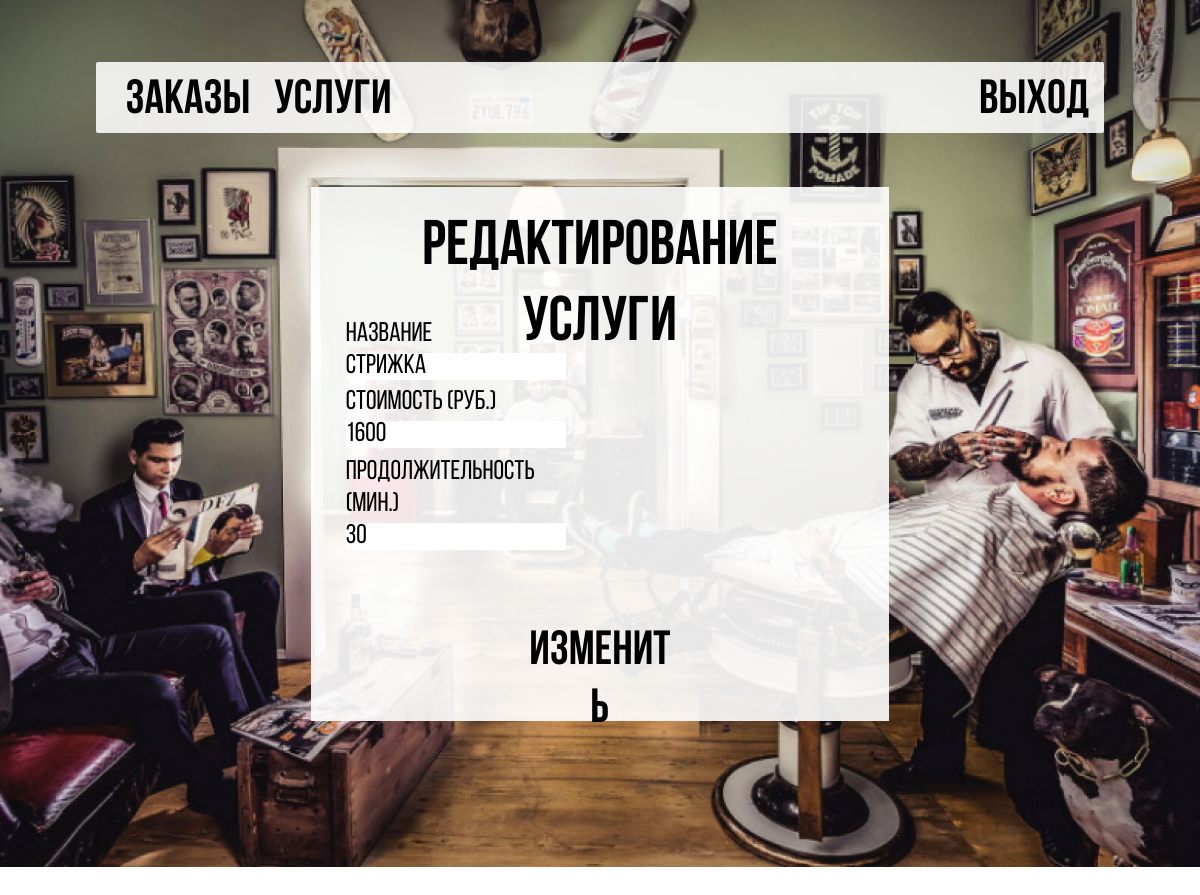
/edit_service.html/1, run on the app's committed database.
### courseapp/models.py (models this page shows)
class Service(models.Model):
    name = models.CharField(max_length=30)
    price = models.IntegerField(default=0)
    lead_time = models.IntegerField(default=0)

### courseapp/views.py (the view, shortened to what this page needs)
# urls.py: path('edit_service.html/<int:service_id>', EditService.as_view()),
class EditService(View):
    def get(self, request, service_id):
        service = get_service_by_id(service_id)
        context = {
            "service": service,
        }
        return render(request, 'edit_service.html', context=context)

### courseapp/pythonScripts/getData.py (called while the page is built)
def get_service_by_id(service_id):
    service = Service.objects.get(id=service_id)
    return service

### courseapp/templates/edit_service.html (shortened to what this page needs)
<!DOCTYPE html>
<html class="nojs html css_verticalspacer" lang="ru-RU">
 <head>
  <link rel="stylesheet" type="text/css" href="../static/css/site_global.css?crc=444006867"/>
  <link rel="stylesheet" type="text/css" href="../static/css/edit_service.css?crc=449565911" id="pagesheet"/>
 </head>
 <body>
  <div class="clearfix borderbox" id="page">
   <div class="browser_width colelem" id="u1957-bw">
    <div class="museBGSize" id="u1957">
     <div class="clearfix" id="u1957_align_to_page">
      <div class="clearfix colelem" id="pu1956">
       <div class="grpelem" id="u1956"></div>
       <a class="nonblock nontext clearfix grpelem" id="u1964-4" href="index.html"><p id="u1964-2">заказы</p></a>
       <a class="nonblock nontext clearfix grpelem" id="u1960-4" href="index.html"><p id="u1960-2">услуги</p></a>
       <a class="nonblock nontext transition grpelem" id="u1959" href="../admin_page.html"></a>
       <a class="nonblock nontext transition grpelem" id="u1954" href="../admin_page_services.html"></a>
       <div class="clearfix grpelem" id="u1968-4">
        <p id="u1968-2">выход</p>
       </div>
       <a class="nonblock nontext transition grpelem" id="u1970" href="/"></a>
      </div>
      <form method="post" action="">
      <div class="clearfix colelem" id="pu1967">
       <div class="grpelem" id="u1967"></div>
       <div class="clearfix grpelem" id="u1971-4">
        <p id="u1971-2">редактирование услуги</p>
       </div>
       <div class="clearfix grpelem" id="u1955-4">
        <p><span id="u1955">название</span></p>
        <input type="text" name="service_name" id="service_name" value="{{ service.name }}">
       </div>
       <div class="clearfix grpelem" id="u1963-4">
        <p><span id="u1963">стоимость (руб.)</span></p>
        <input type="number" name="service_price" id="service_price" value="{{ service.price }}">
       </div>
       <div class="clearfix grpelem" id="u1962-4">
        <p><span id="u1962">продолжительность (мин.)</span></p>
        <input type="number" name="service_dur" id="service_dur" value="{{ service.lead_time }}">
       </div>
       <div class="nonblock nontext clearfix grpelem" id="u1966-4"><p id="u1966-2">изменить</p></div>
       <input type="submit" class="nonblock nontext transition grpelem" id="u1965" value="">
      </div>
      </form>
     </div>
    </div>
   </div>
  </div>
   </body>
</html>

### courseapp/static/css/site_global.css (style rules this page uses)
html { min-height: 100%; min-width: 100%; -ms-text-size-adjust: none; }
body, div, dl, dt, dd, ul, ol, li, nav, h1, h2, h3, h4, h5, h6, pre, code, form, fieldset, legend, input, button, textarea, p, blockquote, th, td, a { margin: 0px; padding: 0px; border-width: 0px; border-style: solid; border-color: transparent; -webkit-transform-origin: left top; -ms-transform-origin: left top; -o-transform-origin: left top; transform-origin: left top; background-repeat: no-repeat; }
.transition { -webkit-transition-property: background-image, background-position, background-color, border-color, border-radius, color, font-size, font-style, font-weight, letter-spacing, line-height, text-align, box-shadow, text-shadow, opacity; transition-property: background-image, background-position, background-color, border-color, border-radius, color, font-size, font-style, font-weight, letter-spacing, line-height, text-align, box-shadow, text-shadow, opacity; }
input, button, textarea, select, optgroup, option { font-family: inherit; font-size: inherit; font-style: inherit; font-weight: inherit; }
body { font-family: Arial, Helvetica Neue, Helvetica, sans-serif; text-align: left; font-size: 14px; line-height: 17px; word-wrap: break-word; text-rendering: optimizeLegibility; -moz-font-feature-settings: 'liga'; -ms-font-feature-settings: 'liga'; -webkit-font-feature-settings: 'liga'; font-feature-settings: 'liga'; }
a:link { color: #0000FF; text-decoration: underline; }
a.nontext { color: black; text-decoration: none; font-style: normal; font-weight: normal; }
.colelem { display: inline; float: left; clear: both; }
.clearfix:after { content: "\0020"; visibility: hidden; display: block; height: 0px; clear: both; }
.MenuBar .SubMenuVisible, .MenuBarVertical .SubMenuVisible, .MenuBar .SubMenu .SubMenuVisible, .popup_element.Active, span.actAsPara, .actAsDiv, a.nonblock.nontext, img.block { display: block; }
.borderbox { -moz-box-sizing: border-box; -webkit-box-sizing: border-box; -ms-box-sizing: border-box; box-sizing: border-box; }
.browser_width>* { position: absolute; left: 0px; right: 0px; }
.grpelem, .accordion_wrapper { display: inline; float: left; }
p, h1, h2, h3, h4, h5, h6, ol, ul, span.actAsPara { max-height: 1000000px; }
@media screen and (-webkit-min-device-pixel-ratio:0) { body { text-rendering: auto; } }

### data on the page
Service: service_name "стрижка", service_price "1600", service_dur "30"
